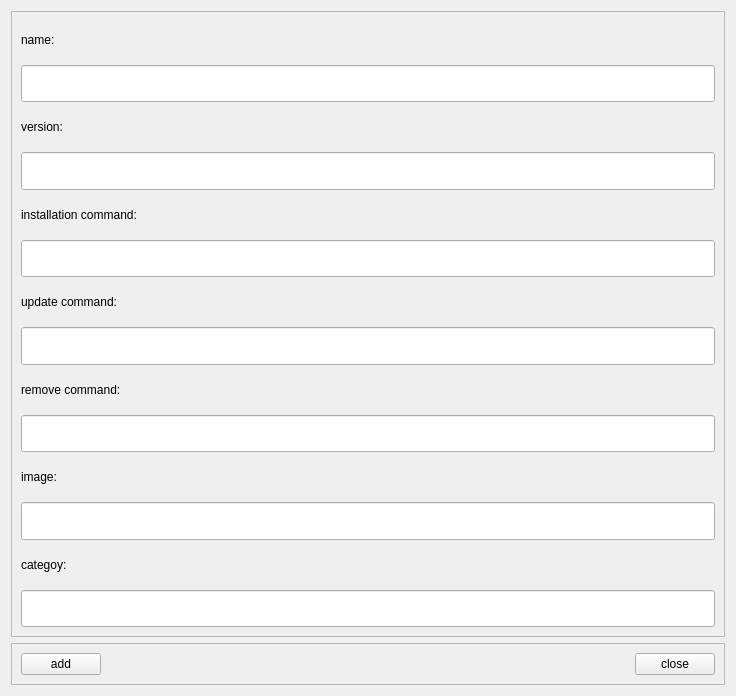
<?xml version="1.0" encoding="UTF-8"?>
<ui version="4.0">
 <class>Form</class>
 <widget class="QWidget" name="Form">
  <property name="geometry">
   <rect>
    <x>0</x>
    <y>0</y>
    <width>736</width>
    <height>696</height>
   </rect>
  </property>
  <property name="windowTitle">
   <string>Form</string>
  </property>
  <layout class="QVBoxLayout" name="verticalLayout">
   <item>
    <widget class="QFrame" name="frame_2">
     <property name="sizePolicy">
      <sizepolicy hsizetype="Preferred" vsizetype="MinimumExpanding">
       <horstretch>0</horstretch>
       <verstretch>0</verstretch>
      </sizepolicy>
     </property>
     <property name="baseSize">
      <size>
       <width>0</width>
       <height>0</height>
      </size>
     </property>
     <property name="styleSheet">
      <string notr="true"/>
     </property>
     <property name="frameShape">
      <enum>QFrame::StyledPanel</enum>
     </property>
     <property name="frameShadow">
      <enum>QFrame::Raised</enum>
     </property>
     <layout class="QVBoxLayout" name="verticalLayout_3">
      <item>
       <layout class="QVBoxLayout" name="verticalLayout_2">
        <item>
         <widget class="QLabel" name="label_2">
          <property name="sizePolicy">
           <sizepolicy hsizetype="Preferred" vsizetype="Minimum">
            <horstretch>0</horstretch>
            <verstretch>0</verstretch>
           </sizepolicy>
          </property>
          <property name="text">
           <string>name:</string>
          </property>
         </widget>
        </item>
        <item>
         <widget class="QLineEdit" name="lineEdit_2">
          <property name="sizePolicy">
           <sizepolicy hsizetype="Expanding" vsizetype="Preferred">
            <horstretch>0</horstretch>
            <verstretch>0</verstretch>
           </sizepolicy>
          </property>
         </widget>
        </item>
       </layout>
      </item>
      <item>
       <layout class="QVBoxLayout" name="verticalLayout_4">
        <item>
         <widget class="QLabel" name="label_3">
          <property name="text">
           <string>version:</string>
          </property>
         </widget>
        </item>
        <item>
         <widget class="QLineEdit" name="lineEdit_3">
          <property name="sizePolicy">
           <sizepolicy hsizetype="Expanding" vsizetype="Preferred">
            <horstretch>0</horstretch>
            <verstretch>0</verstretch>
           </sizepolicy>
          </property>
         </widget>
        </item>
       </layout>
      </item>
      <item>
       <layout class="QVBoxLayout" name="verticalLayout_5">
        <item>
         <widget class="QLabel" name="label_4">
          <property name="text">
           <string>installation command:</string>
          </property>
         </widget>
        </item>
        <item>
         <widget class="QLineEdit" name="lineEdit_4">
          <property name="sizePolicy">
           <sizepolicy hsizetype="Expanding" vsizetype="Preferred">
            <horstretch>0</horstretch>
            <verstretch>0</verstretch>
           </sizepolicy>
          </property>
         </widget>
        </item>
       </layout>
      </item>
      <item>
       <layout class="QVBoxLayout" name="verticalLayout_6">
        <item>
         <widget class="QLabel" name="label_5">
          <property name="text">
           <string>update command:</string>
          </property>
         </widget>
        </item>
        <item>
         <widget class="QLineEdit" name="lineEdit_5">
          <property name="sizePolicy">
           <sizepolicy hsizetype="Expanding" vsizetype="Preferred">
            <horstretch>0</horstretch>
            <verstretch>0</verstretch>
           </sizepolicy>
          </property>
         </widget>
        </item>
       </layout>
      </item>
      <item>
       <layout class="QVBoxLayout" name="verticalLayout_7">
        <item>
         <widget class="QLabel" name="label_6">
          <property name="text">
           <string>remove command:</string>
          </property>
         </widget>
        </item>
        <item>
         <widget class="QLineEdit" name="lineEdit_6">
          <property name="sizePolicy">
           <sizepolicy hsizetype="Expanding" vsizetype="Preferred">
            <horstretch>0</horstretch>
            <verstretch>0</verstretch>
           </sizepolicy>
          </property>
         </widget>
        </item>
       </layout>
      </item>
      <item>
       <layout class="QVBoxLayout" name="verticalLayout_8">
        <item>
         <widget class="QLabel" name="label_7">
          <property name="text">
           <string>image:</string>
          </property>
         </widget>
        </item>
        <item>
         <widget class="QLineEdit" name="lineEdit_7">
          <property name="sizePolicy">
           <sizepolicy hsizetype="Expanding" vsizetype="Preferred">
            <horstretch>0</horstretch>
            <verstretch>0</verstretch>
           </sizepolicy>
          </property>
         </widget>
        </item>
       </layout>
      </item>
      <item>
       <layout class="QVBoxLayout" name="verticalLayout_9">
        <item>
         <widget class="QLabel" name="label_8">
          <property name="text">
           <string>categoy:</string>
          </property>
         </widget>
        </item>
        <item>
         <widget class="QLineEdit" name="lineEdit_8">
          <property name="sizePolicy">
           <sizepolicy hsizetype="Expanding" vsizetype="Preferred">
            <horstretch>0</horstretch>
            <verstretch>0</verstretch>
           </sizepolicy>
          </property>
         </widget>
        </item>
       </layout>
      </item>
     </layout>
    </widget>
   </item>
   <item>
    <widget class="QFrame" name="frame">
     <property name="sizePolicy">
      <sizepolicy hsizetype="Preferred" vsizetype="Fixed">
       <horstretch>0</horstretch>
       <verstretch>0</verstretch>
      </sizepolicy>
     </property>
     <property name="baseSize">
      <size>
       <width>0</width>
       <height>200</height>
      </size>
     </property>
     <property name="frameShape">
      <enum>QFrame::StyledPanel</enum>
     </property>
     <property name="frameShadow">
      <enum>QFrame::Raised</enum>
     </property>
     <layout class="QHBoxLayout" name="horizontalLayout_9">
      <item alignment="Qt::AlignLeft|Qt::AlignBottom">
       <widget class="QPushButton" name="pushButton_2">
        <property name="sizePolicy">
         <sizepolicy hsizetype="Fixed" vsizetype="Fixed">
          <horstretch>0</horstretch>
          <verstretch>0</verstretch>
         </sizepolicy>
        </property>
        <property name="text">
         <string>add</string>
        </property>
       </widget>
      </item>
      <item alignment="Qt::AlignRight|Qt::AlignBottom">
       <widget class="QPushButton" name="pushButton">
        <property name="sizePolicy">
         <sizepolicy hsizetype="Fixed" vsizetype="Fixed">
          <horstretch>0</horstretch>
          <verstretch>0</verstretch>
         </sizepolicy>
        </property>
        <property name="styleSheet">
         <string notr="true"/>
        </property>
        <property name="text">
         <string>close</string>
        </property>
       </widget>
      </item>
     </layout>
    </widget>
   </item>
  </layout>
 </widget>
 <resources/>
 <connections/>
</ui>
